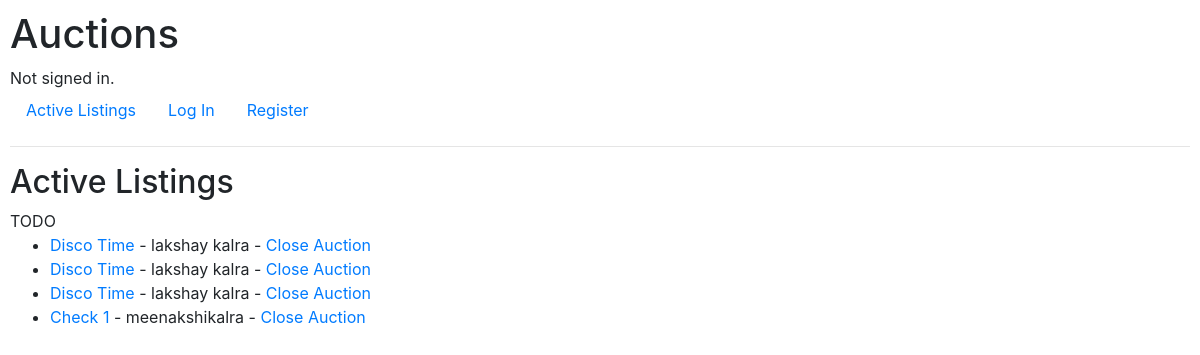
Before: / with the older database file.
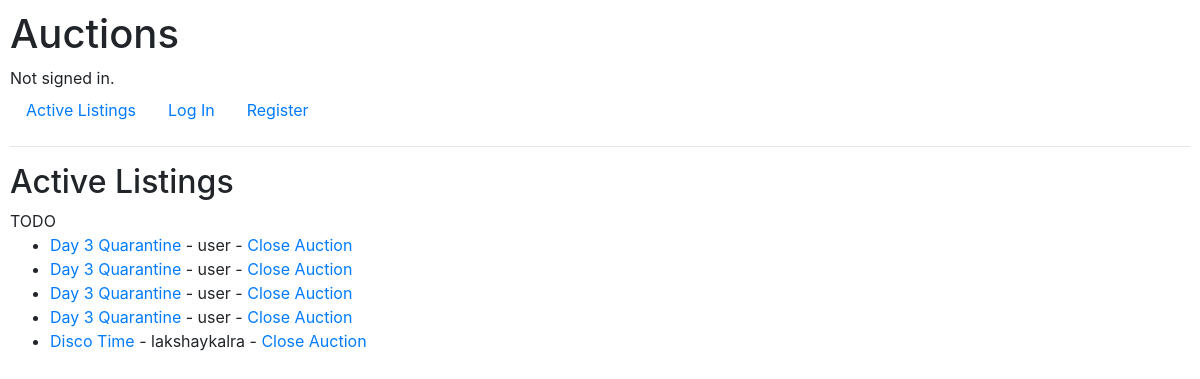
After: the same page with the newer database file.
### auctions/models.py (models this page shows, shortened)
class Listing(models.Model):
    title = models.CharField(max_length=255)
    author = models.ForeignKey(User, on_delete=models.CASCADE)
    Category = models.CharField(choices=Categories_Available, max_length=10)
    Starting_Bid = models.PositiveIntegerField()
    Description = models.TextField()
    Closedlisting = models.CharField(max_length=23, default = "The listing is open")

class User(AbstractUser):
    pass

### auctions/views.py (the view)
# urls.py: path("", HomeView.as_view(), name="index"),
class HomeView(ListView):
    model = Listing
    template_name = 'auctions/index.html'

### auctions/templates/auctions/index.html
{% extends "auctions/layout.html" %}
{% block body %}
    <h2>Active Listings</h2>
    TODO
    <ul>
    {% for listing in object_list %}
      <li><a href="{% url 'article-detail' listing.pk %}">{{  listing.title }}</a> - {{ listing.author }} - <a href="{% url 'update_post' listing.pk %}">Close Auction</a><br/>
    {% endfor %}
    </ul>
{% endblock %}

### auctions/templates/auctions/layout.html (shortened to what this page needs)
{% load static %}
<!DOCTYPE html>
<html lang="en">
    <head>
        <link rel="stylesheet" href="https://stackpath.bootstrapcdn.com/bootstrap/4.4.1/css/bootstrap.min.css">
        <link href="{% static 'auctions/styles.css' %}" rel="stylesheet">
    </head>
    <body>
        <h1>Auctions</h1>
        <div>
            {% if user.is_authenticated %}
                Signed in as <strong>{{ user.username }}</strong>.
            {% else %}
                Not signed in.
            {% endif %}
        </div>
        <ul class="nav">
            <li class="nav-item">
                <a class="nav-link" href="{% url 'index' %}">Active Listings</a>
            </li>
            {% if user.is_authenticated %}
                <li class="nav-item">
                    <a class="nav-link" href="{% url 'logout' %}">Log Out</a>
                </li>
                <li class = "nav-item">
                    <a class = "nav-link" href="{% url 'categories' %}">Categories</a>
                </li>
                <li class = "nav-item">
                    <a class="nav-link" href="{% url 'watchlist' %}">Watchlist</a>
                </li>
                <li class = "nav-item">
                    <a class="nav-link" href = "{% url 'add_post' %}">Create a listing</a>
            {% else %}
                <li class="nav-item">
                    <a class="nav-link" href="{% url 'login' %}">Log In</a>
                </li>
                <li class="nav-item">
                    <a class="nav-link" href="{% url 'register' %}">Register</a>
                </li>
            {% endif %}
        </ul>
        <hr>
        {% block body %}
        {% endblock %}
    </body>
</html>

### auctions/static/auctions/styles.css (style rules this page uses)
body { padding: 10px; }

Changed rows visible on the page:
removed Listing: title "Disco Time", author "lakshay kalra"
removed Listing: title "Disco Time", author "lakshay kalra"
removed Listing: title "Disco Time", author "lakshay kalra"
removed Listing: title "Check 1", author "meenakshikalra"
added Listing: title "Day 3 Quarantine", author "user"
added Listing: title "Day 3 Quarantine", author "user"
added Listing: title "Day 3 Quarantine", author "user"
added Listing: title "Day 3 Quarantine", author "user"
added Listing: title "Disco Time", author "lakshaykalra"
